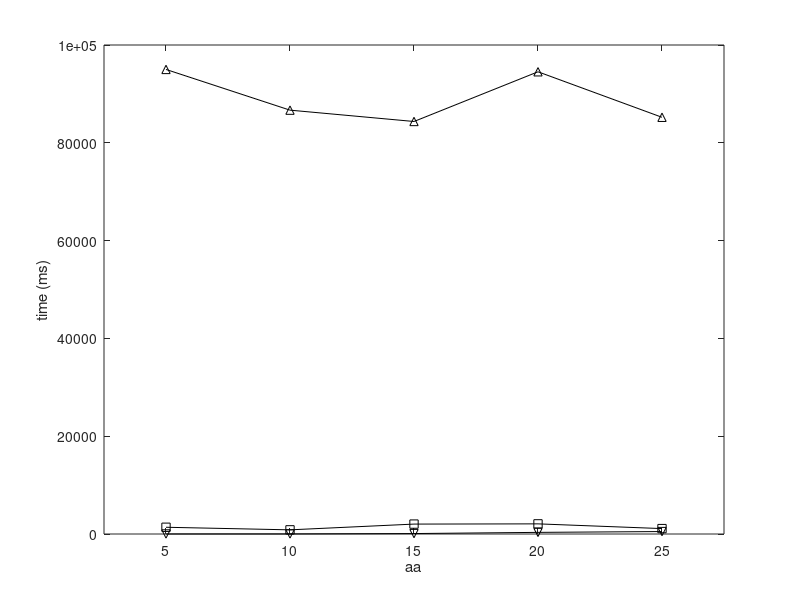

MATLAB code for this plot: (Note: this script raises an error after producing the figure.)
set(gcf,'color',[1, 1, 1]);
set(gcf,'unit','centimeters','position',[10 5 9 7]);

x=[1, 2, 3, 4, 5];
y1 = [9.5001272241E4	8.6677190087E4	8.4358334117E4	9.4522824314E4	8.5216540252E4];
y2 = [5.02068257	12.81094398	 91.03924596999999	333.59492743	500.79473253];
y3 = [1378.21145845	850.83470587	2028.16585109	2073.4171693799999	1107.43494956];

p1= plot(x, y1, '-k^');
hold on;
p2 = plot(x, y2, '-kv');
hold on;
p3 = plot(x, y3, '-ks');
hold on;


xlabel('aa');
ylabel('time (ms)');

axis([0.5 5.5 0.0 1E5]);

set(gca, 'xtick', 1:5, 'XTickLabel', {'5','10','15','20','25'});
leg=legend('rebuild','insert','delete', 'Advanced-', 2);
set(leg,'edgecolor','white');

set(gca, 'FontSize', 12);
set(get(gca, 'XLabel'), 'FontSize',12);
set(get(gca, 'YLabel'), 'FontSize',12);
set(findall(gcf,'type','line'),'linewidth',1.5);
set(gca, 'LineWidth', 1.5);